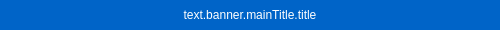
<?xml version="1.0" encoding="UTF-8"?>
<ui version="4.0">
 <class>bannerWidgetClass</class>
 <widget class="QWidget" name="bannerWidgetClass">
  <property name="geometry">
   <rect>
    <x>0</x>
    <y>0</y>
    <width>500</width>
    <height>30</height>
   </rect>
  </property>
  <property name="windowTitle">
   <string>Form</string>
  </property>
  <widget class="QLabel" name="mainTitle">
   <property name="geometry">
    <rect>
     <x>0</x>
     <y>0</y>
     <width>500</width>
     <height>30</height>
    </rect>
   </property>
   <property name="styleSheet">
    <string notr="true">QLabel
{
	font: 10.5pt &quot;微软雅黑&quot;;
	color: #ffffff;
	border-style: none;
	background-color:  #0064c8;
	border-radius: 0px;
}
QLabel[styleType=&quot;info&quot;]
{
	color: #000000;
	background-color: #e0e0e0;
}
QLabel[styleType=&quot;notice&quot;]
{
	color: #ffffff;
	background-color:  #0064c8;
}
QLabel[styleType=&quot;warning&quot;]
{
	color: #ffffff;
	background-color:  #beab00;
}
QLabel[styleType=&quot;critical&quot;]
{
	color: #ffffff;
	background-color:  #c80000;
}</string>
   </property>
   <property name="text">
    <string>text.banner.mainTitle.title</string>
   </property>
   <property name="scaledContents">
    <bool>false</bool>
   </property>
   <property name="alignment">
    <set>Qt::AlignCenter</set>
   </property>
   <property name="styleType" stdset="0">
    <string>normal</string>
   </property>
  </widget>
 </widget>
 <resources/>
 <connections/>
</ui>
